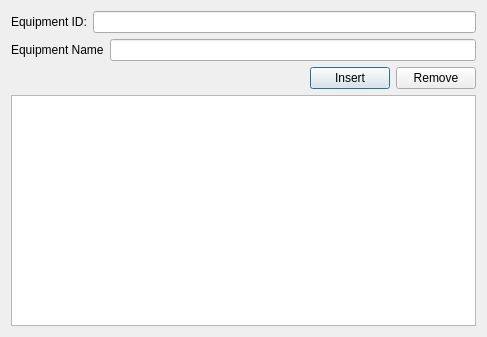
<?xml version="1.0" encoding="UTF-8"?>
<ui version="4.0">
 <class>otherEquipmentRegisterDialog</class>
 <widget class="QDialog" name="otherEquipmentRegisterDialog">
  <property name="geometry">
   <rect>
    <x>0</x>
    <y>0</y>
    <width>487</width>
    <height>337</height>
   </rect>
  </property>
  <property name="windowTitle">
   <string>Dialog</string>
  </property>
  <layout class="QVBoxLayout" name="verticalLayout">
   <item>
    <layout class="QHBoxLayout" name="horizontalLayout">
     <item>
      <widget class="QLabel" name="label">
       <property name="text">
        <string>Equipment ID:</string>
       </property>
      </widget>
     </item>
     <item>
      <widget class="QLineEdit" name="equipmentIdLineEdit"/>
     </item>
    </layout>
   </item>
   <item>
    <layout class="QHBoxLayout" name="horizontalLayout_2">
     <item>
      <widget class="QLabel" name="label_2">
       <property name="text">
        <string>Equipment Name</string>
       </property>
      </widget>
     </item>
     <item>
      <widget class="QLineEdit" name="equipmentNameLineEdit"/>
     </item>
    </layout>
   </item>
   <item>
    <layout class="QHBoxLayout" name="horizontalLayout_3">
     <item>
      <spacer name="horizontalSpacer">
       <property name="orientation">
        <enum>Qt::Horizontal</enum>
       </property>
       <property name="sizeHint" stdset="0">
        <size>
         <width>40</width>
         <height>20</height>
        </size>
       </property>
      </spacer>
     </item>
     <item>
      <widget class="QPushButton" name="insertPushButton">
       <property name="text">
        <string>Insert</string>
       </property>
      </widget>
     </item>
     <item>
      <widget class="QPushButton" name="removePushButton">
       <property name="text">
        <string>Remove</string>
       </property>
      </widget>
     </item>
    </layout>
   </item>
   <item>
    <widget class="QTableWidget" name="equipmentShowTableWidget"/>
   </item>
  </layout>
 </widget>
 <resources/>
 <connections/>
</ui>
